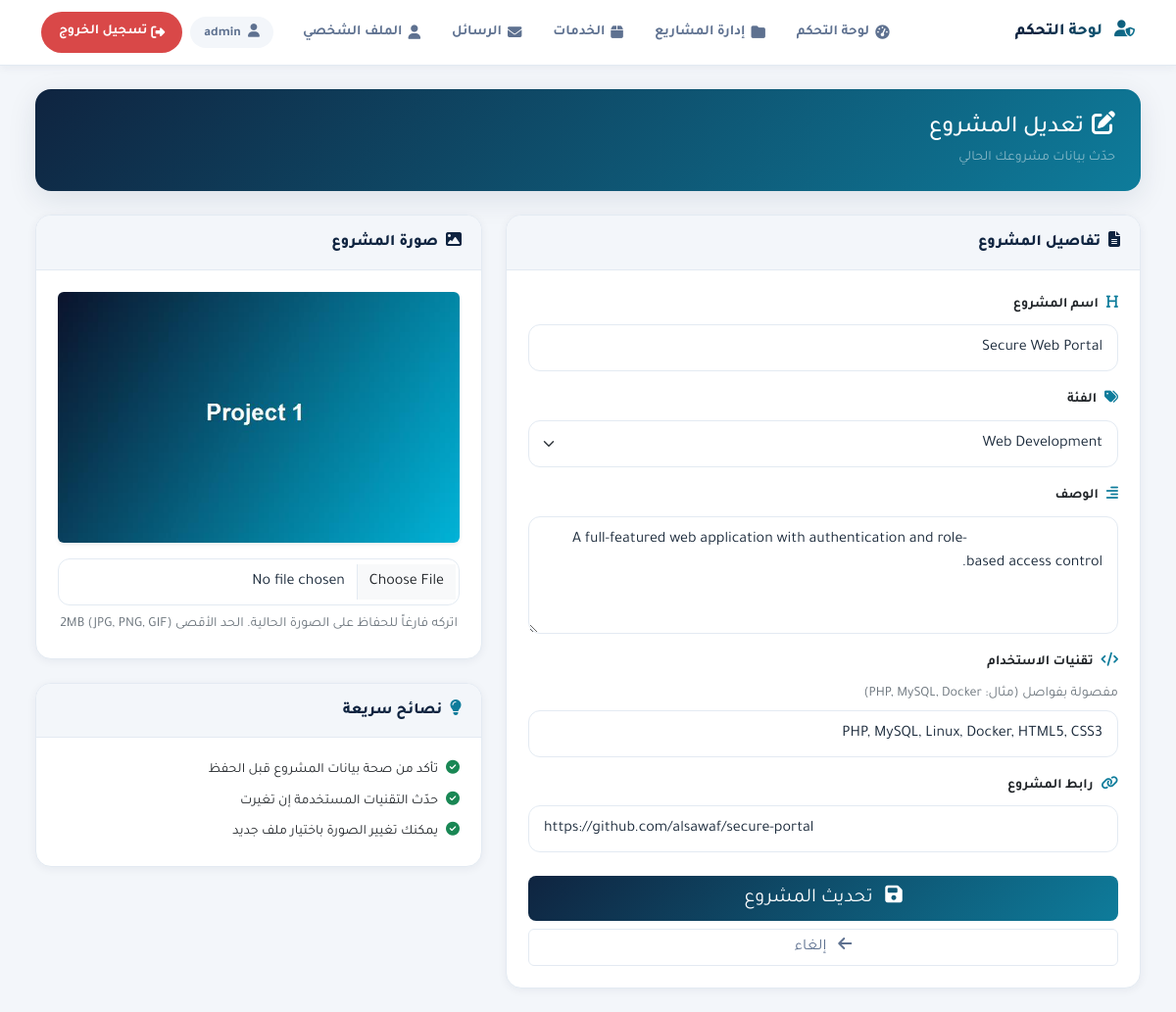
/admin/project_edit.php?id=1 (signed in), run on the app's committed database.
### tables this page shows
CREATE TABLE projects (
    id INT AUTO_INCREMENT PRIMARY KEY,
    title VARCHAR(200) NOT NULL,
    category ENUM('Web Development', 'Network Architecture', 'Cybersecurity', 'Full-Stack') NOT NULL,
    description TEXT,
    tech_stack VARCHAR(255) NULL,  
    image_url VARCHAR(500) NULL,  
    project_url VARCHAR(500) NULL,  
    created_at TIMESTAMP DEFAULT CURRENT_TIMESTAMP,
    updated_at TIMESTAMP DEFAULT CURRENT_TIMESTAMP ON UPDATE CURRENT_TIMESTAMP
);

### config/db.php (called while the page is built, shortened)
<?php
function h($data) {
    return htmlspecialchars($data, ENT_QUOTES, 'UTF-8');
}

### admin/project_edit.php (the view, shortened to what this page needs)
<?php
require_once __DIR__ . '/../config/db.php';
$project_id = (int)($_GET['id'] ?? 0);
$stmt = $pdo->prepare("SELECT * FROM projects WHERE id = ?");
$stmt->execute([$project_id]);
$project = $stmt->fetch();
?>
<!DOCTYPE html>
<html lang="ar" dir="rtl">
<head>
    <link href="../assets/css/bootstrap.rtl.min.css" rel="stylesheet">
    <link rel="stylesheet" href="../assets/css/all.min.css">
    <link href="../assets/css/tajawal.css" rel="stylesheet">
    <link href='../assets/css/admin-theme.css' rel='stylesheet'>
</head>
<body>
<?php require_once __DIR__ . '/includes/header.php' ?>
    <div class="container max-width-max">
        <div class="page-header">
            <h1 class="h4 mb-1"><i class="fas fa-edit me-2"></i>تعديل المشروع</h1>
            <div class="text-white-50 small">حدّث بيانات مشروعك الحالي</div>
        </div>
        <div class="row g-4">
            <div class="col-12 col-lg-7">
                <div class="card card-custom">
                    <div class="card-header">
                        <h6 class="mb-0"><i class="fas fa-file-alt me-2"></i>تفاصيل المشروع</h6>
                    </div>
                    <div class="card-body">
                        <form action="project_edit.php?id=<?= h($project['id']) ?>" method="POST" enctype="multipart/form-data" id="projectForm">
                            <div class="mb-3">
                                <label class="form-label small fw-bold mb-2"><i class="fas fa-heading me-2 text-primary-cyan"></i>اسم المشروع</label>
                                <input type="text" name="title" class="form-control form-control-custom"
                                       value="<?= h($project['title']) ?>" required>
                            </div>
                            <div class="mb-3">
                                <label class="form-label small fw-bold mb-2"><i class="fas fa-tags me-2 text-primary-cyan"></i>الفئة</label>
                                <select name="category" class="form-select form-select-custom" required>
                                    <option value="Web Development" <?= $project['category'] === 'Web Development' ? 'selected' : '' ?>>Web Development</option>
                                </select>
                            </div>
                            <div class="mb-3">
                                <label class="form-label small fw-bold mb-2"><i class="fas fa-align-right me-2 text-primary-cyan"></i>الوصف</label>
                                <textarea name="description" class="form-control form-control-custom" rows="4">
                                    <?= h($project['description']) ?></textarea>
                            </div>
                            <div class="mb-3">
                                <label class="form-label small fw-bold mb-2"><i class="fas fa-code me-2 text-primary-cyan"></i>تقنيات الاستخدام</label>
                                <small class="text-secondary d-block mb-1">مفصولة بفواصل (مثال: PHP, MySQL, Docker)</small>
                                <input type="text" name="tech_stack" class="form-control form-control-custom"
                                       value="<?= h($project['tech_stack'] ?? '') ?>" placeholder="PHP, MySQL, Linux, Docker, Python">
                            </div>
                            <div class="mb-3">
                                <label class="form-label small fw-bold mb-2"><i class="fas fa-link me-2 text-primary-cyan"></i>رابط المشروع</label>
                                <input type="url" name="project_url" class="form-control form-control-custom"
                                       value="<?= h($project['project_url'] ?? '') ?>" placeholder="https://github.com/username/repo">
                            </div>
                            <div class="d-grid mt-4">
                                <button type="submit" class="btn btn-primary-cyan btn-lg">
                                    <i class="fas fa-save me-2"></i> تحديث المشروع
                                </button>
                                <a href="projects.php" class="btn btn-outline-secondary mt-2">
                                    <i class="fas fa-arrow-left me-2"></i> إلغاء
                                </a>
                            </div>
                        </form>
                    </div>
                </div>
            </div>
            <div class="col-12 col-lg-5">
                <div class="card card-custom">
                    <div class="card-header">
                        <h6 class="mb-0"><i class="fas fa-image me-2"></i>صورة المشروع</h6>
                    </div>
                    <div class="card-body text-center">
                        <div id="imagePreview" class="mb-3">
                            <?php if ($project['image_url']): ?>
                                <img src="../uploads/projects/<?= h($project['image_url']) ?>"
                                     alt="<?= h($project['title']) ?>"
                                     class="img-fluid rounded shadow-sm" style="max-height:260px;object-fit:cover;">
                            <?php endif; ?>
                        </div>
                        <input type="file" name="project_image" id="project_image" class="form-control form-control-custom"
                               accept="image/*">
                        <small class="text-secondary d-block mt-2">اتركه فارغاً للحفاظ على الصورة الحالية. الحد الأقصى 2MB (JPG, PNG, GIF)</small>
                    </div>
                </div>
                <div class="card card-custom mt-4">
                    <div class="card-header">
                        <h6 class="mb-0"><i class="fas fa-lightbulb me-2 text-primary-cyan"></i>نصائح سريعة</h6>
                    </div>
                    <div class="card-body small">
                        <ul class="list-unstyled mb-0">
                            <li class="mb-2"><i class="fas fa-check-circle text-success me-2"></i>تأكد من صحة بيانات المشروع قبل الحفظ</li>
                            <li class="mb-2"><i class="fas fa-check-circle text-success me-2"></i>حدّث التقنيات المستخدمة إن تغيرت</li>
                            <li><i class="fas fa-check-circle text-success me-2"></i>يمكنك تغيير الصورة باختيار ملف جديد</li>
                        </ul>
                    </div>
                </div>
            </div>
        </div>
    </div>
<?php require_once __DIR__ . '/includes/footer.php' ?>

### assets/css/admin-theme.css (style rules this page uses)
:root { --primary-navy: #0F2440; --secondary-slate: #FFFFFF; --accent-cyan: #0E7C9B; --accent-light: #E3F4F9; --accent-gold: #C8A15A; --bg-soft: #F3F6FA; --text-primary: #1B2A3B; --text-secondary: #5E7190; --border-soft: #E3EAF2; --success-green: #1E9E6A; --danger-red: #D94848; --warning-orange: #E59B3C; --shadow-sm: 0 2px 10px rgba(15, 36, 64, 0.06); --shadow-md: 0 8px 30px rgba(15, 36, 64, 0.10); --shadow-lg: 0 18px 50px rgba(15, 36, 64, 0.14); --radius: 16px; }
* { box-sizing: border-box; }
body { font-family: 'Tajawal', 'Cairo', sans-serif; background-color: var(--bg-soft); color: var(--text-primary); direction: rtl; line-height: 1.7; }
h1, h2, h3, h4, h5, h6 { font-family: 'Tajawal', 'Cairo', sans-serif; font-weight: 800; color: var(--primary-navy); }
a { text-decoration: none; }
.page-header { background: linear-gradient(135deg, var(--primary-navy) 0%, var(--accent-cyan) 100%); border-radius: var(--radius); padding: 22px 26px; margin-bottom: 24px; color: #ffffff; box-shadow: var(--shadow-md); }
.page-header h1, .page-header h6 { color: #ffffff; }
.card-custom { background: #ffffff; border: 1px solid var(--border-soft); border-radius: var(--radius); overflow: hidden; box-shadow: var(--shadow-sm); }
.card-custom .card-header { background: var(--bg-soft); border-bottom: 1px solid var(--border-soft); padding: 16px 20px; }
.card-custom .card-body { padding: 22px; }
.btn-primary, .btn-primary-cyan { background: linear-gradient(135deg, var(--primary-navy) 0%, var(--accent-cyan) 100%); color: #ffffff !important; border: none; }
.btn-outline-secondary { border: 1.5px solid var(--border-soft); color: var(--text-secondary); }
.form-control-custom, .form-select-custom { background-color: #ffffff; border: 1.5px solid var(--border-soft); color: var(--text-primary); border-radius: 12px; padding: 11px 15px; transition: all 0.25s ease; }
.text-primary-cyan { color: var(--accent-cyan) !important; }
.max-width-max { max-width: 100%; }

### data on the page
projects: title "Secure Web Portal", category "Web Development", description "A full-featured web application with authentication and role-based access control.", tech_stack "PHP, MySQL, Linux, Docker, HTML5, CSS3", project_url "https://github.com/alsawaf/secure-portal", image_url (picture)

### other printed values
$_SESSION['username'] "admin"
